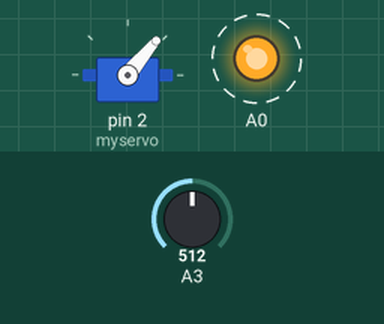
This sketch was run on a simulated Arduino Uno, built with avr-gcc and run on an emulated ATmega328P. On the bench: servo, output pins drawn as LEDs (lit = HIGH). Dashed ring = blinking. The inputs (shaded band) are chosen by the test bench; at power-on: A3 = 512. What the sketch prints to the serial monitor is not drawn.

Above: at 1.2 s.
1.3 s: A3 set to 111
4.3 s: A3 set to 93
At 4.3 s:
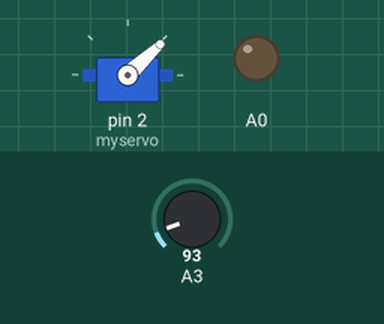
5.8 s: A3 set to 122
At 6.25 s:
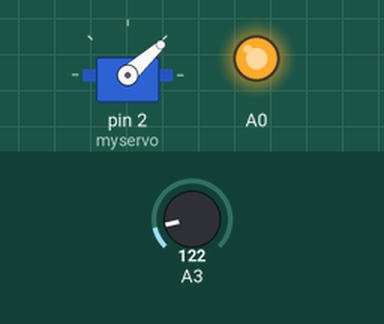
8.8 s: A3 set to 306
At 9.87 s:
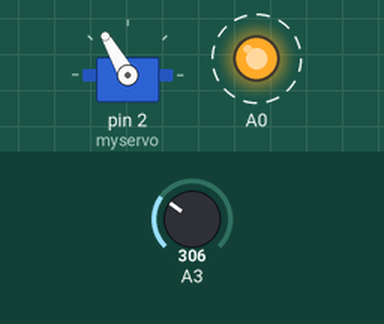
11.8 s: A3 set to 511
At 14.09 s:
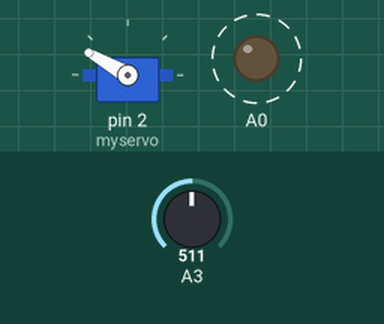
14.8 s: A3 set to 900
At 15.6 s:
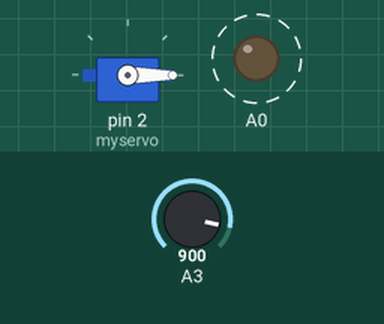
Timing chart, 0 to 18.8 s (numbered marks = the images above; inputs shaded):
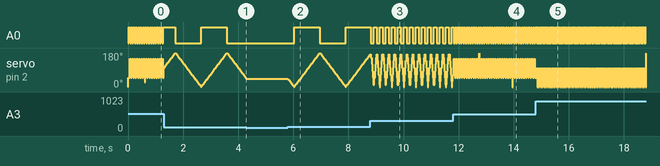

The sketch:

servo-tests.ino
```cpp
#include <Servo.h>

Servo myservo;  // create servo object to control a servo
// twelve servo objects can be created on most boards

float pos = 0;    // variable to store the servo position
bool cangoback = false;
int drag = 100;

void setup()   {
  // put your setup code here, to run once:
  pinMode(A0, OUTPUT);
  pinMode(A3, INPUT);
  Serial.begin(9600);
  myservo.attach(2);  // attaches the servo on pin 9 to the servo object
}


void loop() {
  Serial.println(analogRead(A3));
  if (pos < 180 && cangoback) {
    pos += sq(analogRead(A3) / drag);
    myservo.write(pos);
    analogWrite(A0, 512);          // tell servo to go to position in variable 'pos'                 // waits 15ms for the servo to reach the position
    if (pos >= 180) {
      cangoback = false;
    }
  }
  else {
    pos -= sq(analogRead(A3) / drag);
    myservo.write(pos);
            // waits 15ms for the servo to reach the position
    analogWrite(A0, 0);
    if (pos <= 0) {
      cangoback = true;
    }
  }
}
```

Measured:
- the behaviour switches between 100 and 99 on A3 (found by bisection; images 0 and 1)
- after the input at 4.3 s, A0: stays LOW (without the input it goes to HIGH after 0.22 s); servo on pin 2 (myservo): stops changing and stays 43°
- after the input at 5.8 s, A0: LOW → HIGH after 0.23 s, → LOW 0.94 s later, → HIGH 0.94 s later
- after the input at 8.8 s, A0: alternates HIGH for 0.11 s and LOW for 0.11 s, starting after 0.12 s
- after the input at 11.8 s, A0: alternates HIGH for 0.04 s and LOW for 0.04 s, starting at once
- after the input at 14.8 s, A0: alternates HIGH for 0.02 s and LOW for 0.02 s, starting at once
